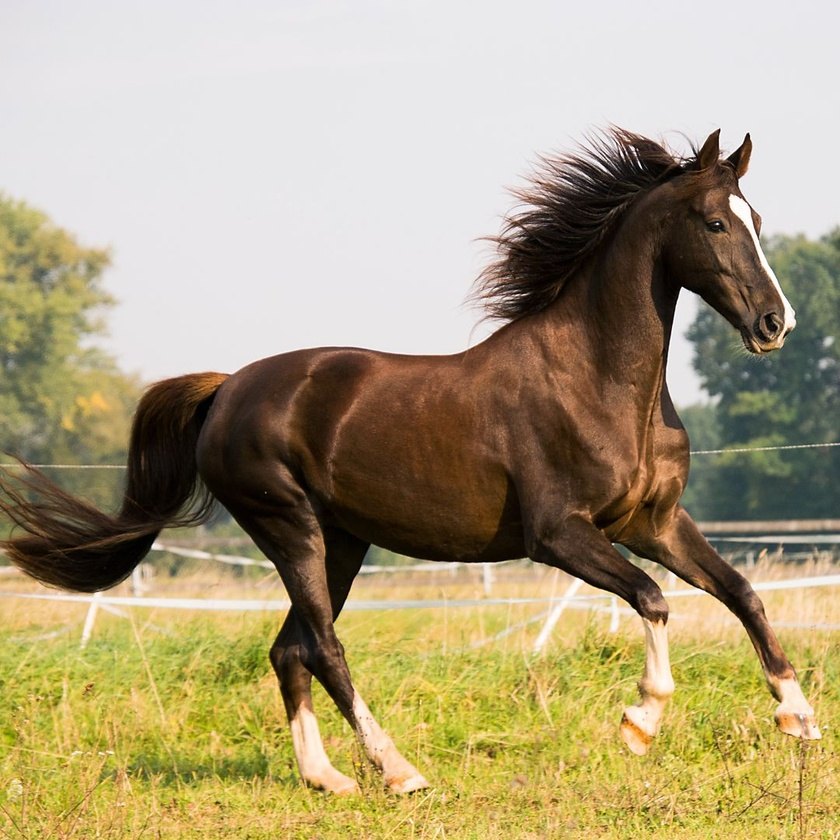
#> input picture OpenCv/image.jpg, 840 x 840 px, shrunk from 1080 x 1080 before the run, found by its file name
$ python imageToSkectch.py
#> lines starting #> are read from the running program, lines starting #| are printed output that depends on the picture
import cv2

img = cv2.imread(r'C:\Users\iafqa\OneDrive\Desktop\python\scrapBasics\image.jpg')
#> img is the input picture: shape (840, 840, 3); mean B, G, R 124.8, 158.5, 171.9

gray_img = cv2.cvtColor(img, cv2.COLOR_BGR2GRAY)
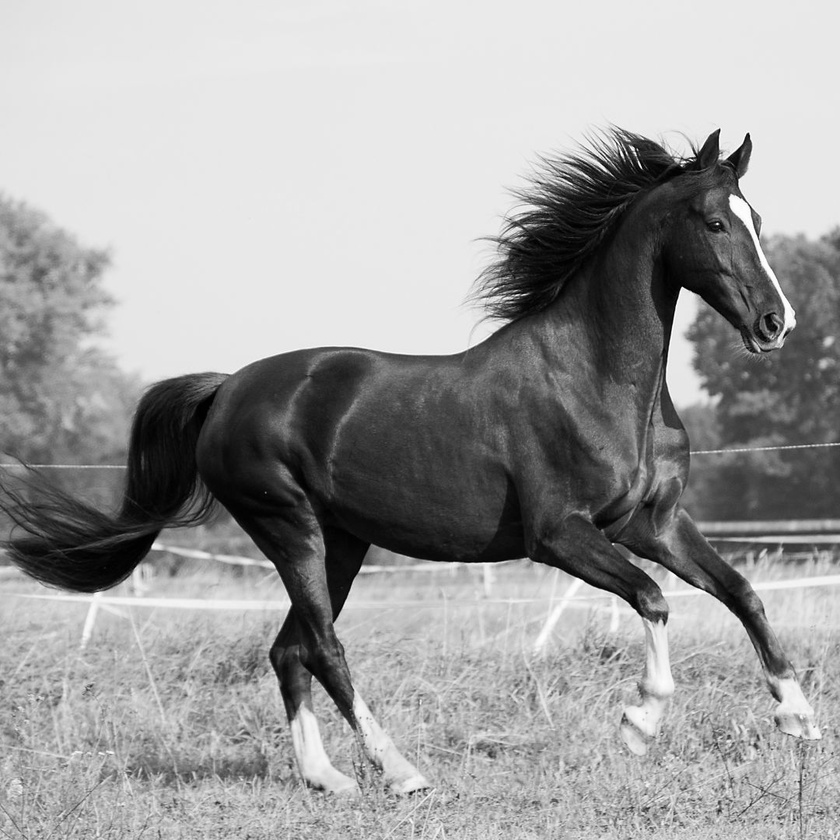
#> gray_img: shape (840, 840); min 0, max 255, mean 158.7

invert_img = cv2.bitwise_not(gray_img)
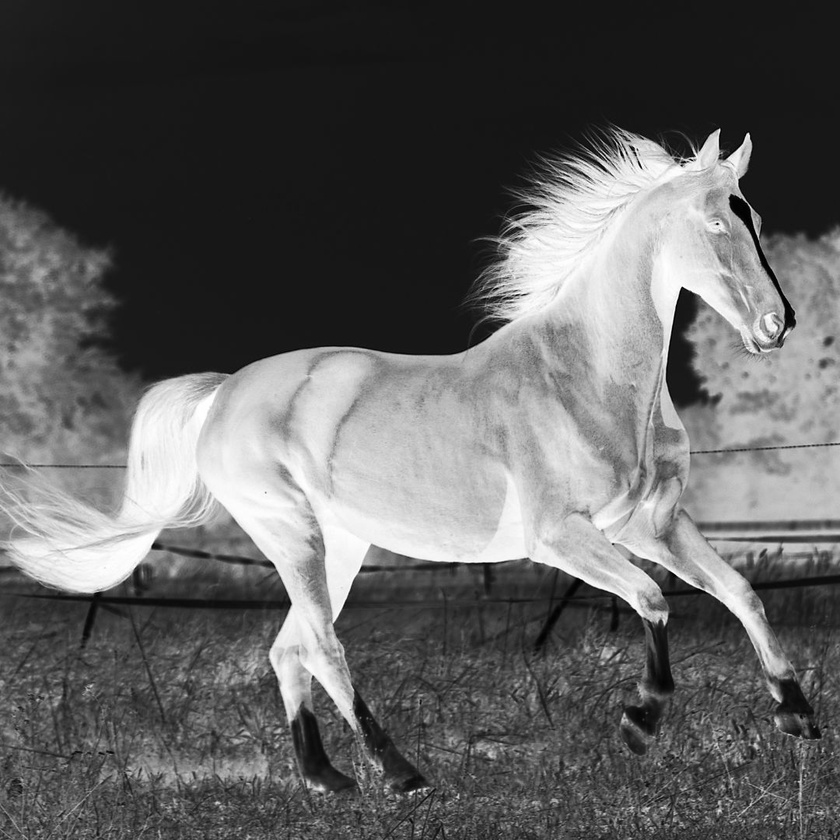
#> invert_img: shape (840, 840); min 0, max 255, mean 96.3

blurred_img = cv2.blur(invert_img, (21, 21),0)  # Adjust the kernel size (e.g., (5, 5)) as desired
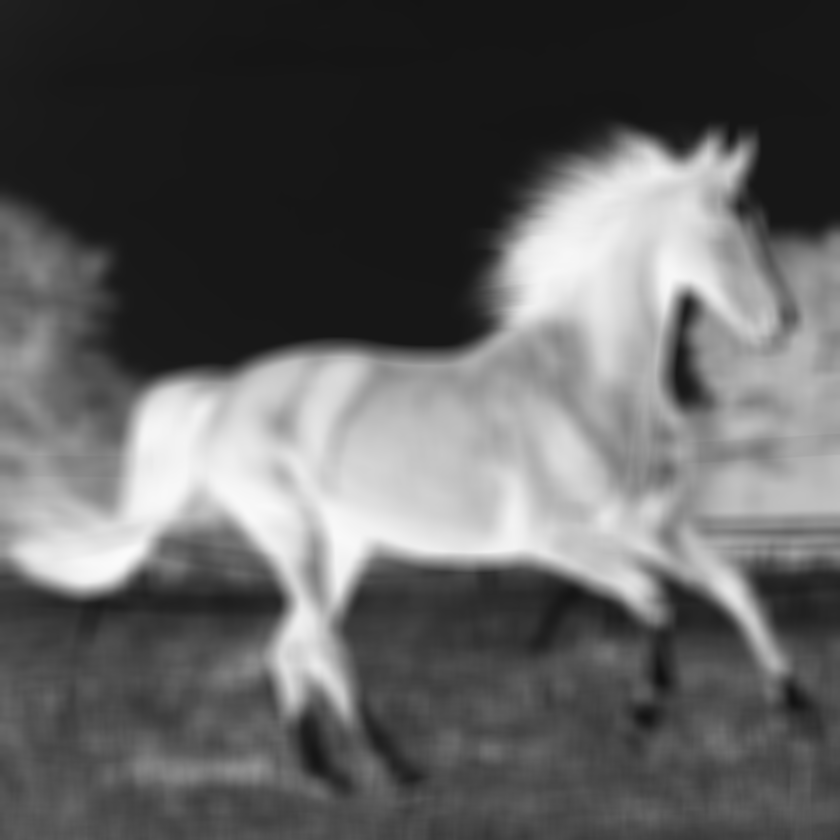
#> blurred_img: shape (840, 840); min 17, max 250, mean 96.3

inverted_blurred_img = cv2.bitwise_not(blurred_img)
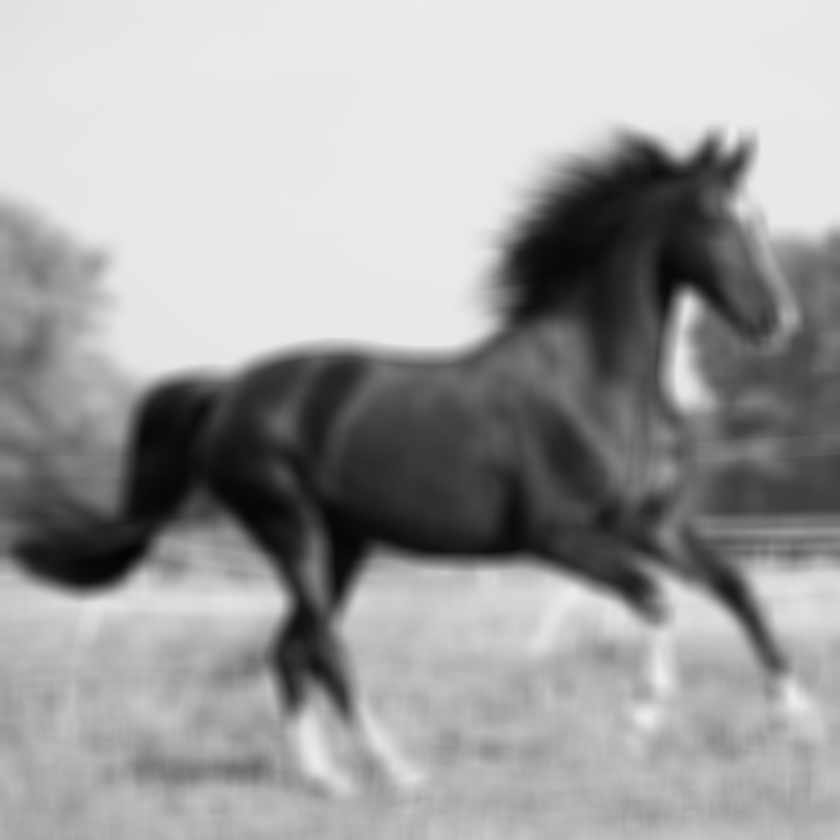
#> inverted_blurred_img: shape (840, 840); min 5, max 238, mean 158.7

sketched_img = cv2.divide(gray_img, inverted_blurred_img, scale = 256.0)
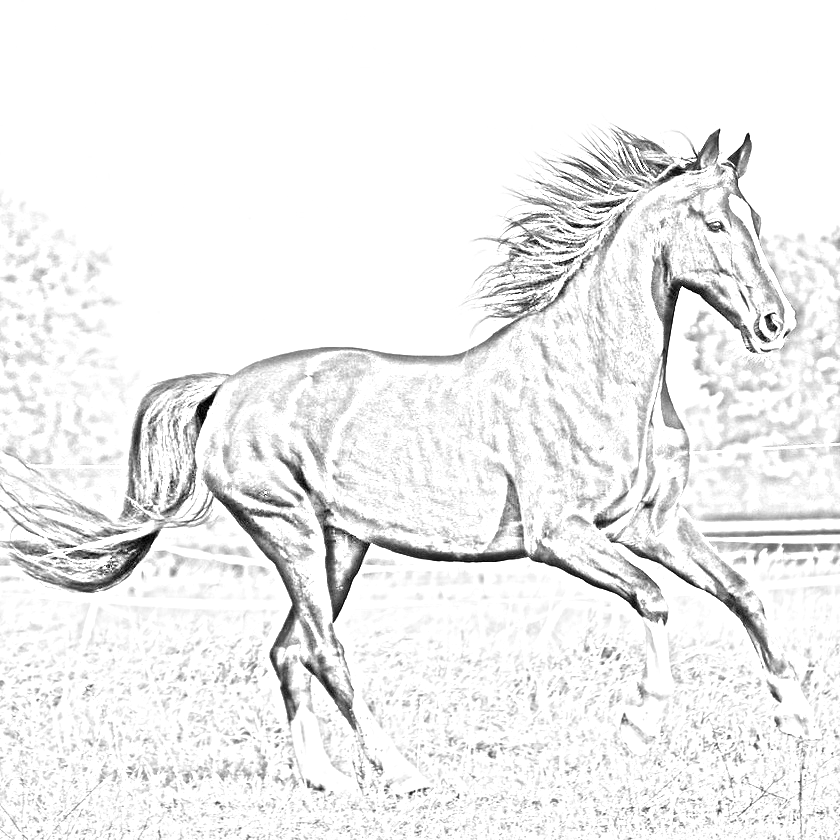
#> sketched_img: shape (840, 840); min 0, max 255, mean 239.2

cv2.imshow('orignal image', img)
cv2.imshow('skeched image', sketched_img)


cv2.waitKey(0)
